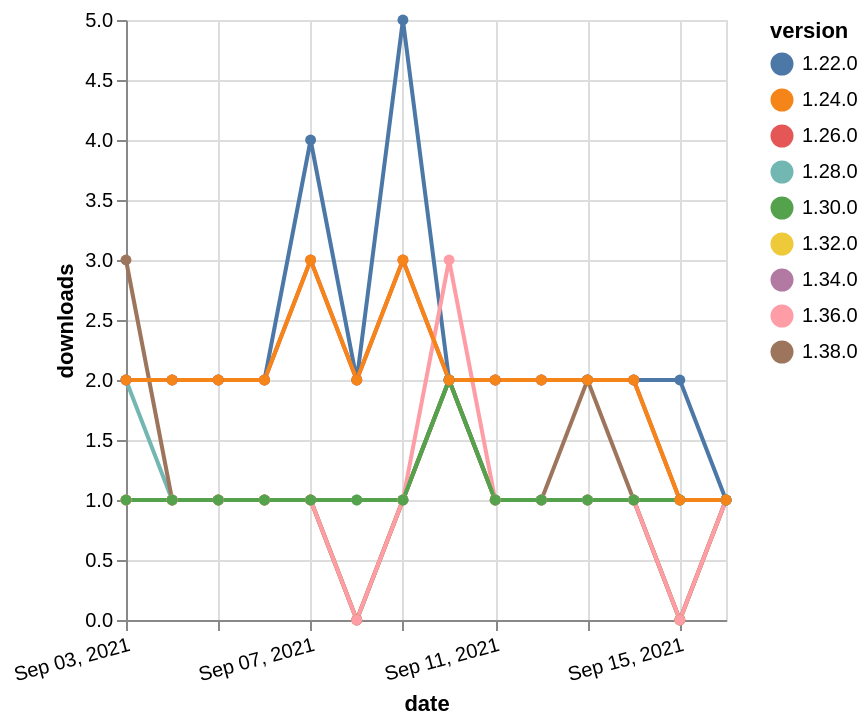

Here is the Vega-Lite specification saved for this chart:
### Vega-Lite specification from a JSON file in a GitHub repository (floating-point values rounded to 4 significant figures)
{"$schema": "https://vega.github.io/schema/vega-lite/v5.json", "description": "A simple bar chart with embedded data.", "data": {"values": [{"date": "2021-09-03", "total": 159, "delta": 1, "version": "1.34.0"}, {"date": "2021-09-04", "total": 160, "delta": 1, "version": "1.34.0"}, {"date": "2021-09-05", "total": 161, "delta": 1, "version": "1.34.0"}, {"date": "2021-09-06", "total": 162, "delta": 1, "version": "1.34.0"}, {"date": "2021-09-07", "total": 163, "delta": 1, "version": "1.34.0"}, {"date": "2021-09-08", "total": 163, "delta": 0, "version": "1.34.0"}, {"date": "2021-09-09", "total": 164, "delta": 1, "version": "1.34.0"}, {"date": "2021-09-10", "total": 166, "delta": 2, "version": "1.34.0"}, {"date": "2021-09-11", "total": 167, "delta": 1, "version": "1.34.0"}, {"date": "2021-09-12", "total": 168, "delta": 1, "version": "1.34.0"}, {"date": "2021-09-13", "total": 169, "delta": 1, "version": "1.34.0"}, {"date": "2021-09-14", "total": 170, "delta": 1, "version": "1.34.0"}, {"date": "2021-09-15", "total": 170, "delta": 0, "version": "1.34.0"}, {"date": "2021-09-16", "total": 171, "delta": 1, "version": "1.34.0"}, {"date": "2021-09-03", "total": 178, "delta": 1, "version": "1.32.0"}, {"date": "2021-09-04", "total": 179, "delta": 1, "version": "1.32.0"}, {"date": "2021-09-05", "total": 180, "delta": 1, "version": "1.32.0"}, {"date": "2021-09-06", "total": 181, "delta": 1, "version": "1.32.0"}, {"date": "2021-09-07", "total": 182, "delta": 1, "version": "1.32.0"}, {"date": "2021-09-08", "total": 182, "delta": 0, "version": "1.32.0"}, {"date": "2021-09-09", "total": 183, "delta": 1, "version": "1.32.0"}, {"date": "2021-09-10", "total": 185, "delta": 2, "version": "1.32.0"}, {"date": "2021-09-11", "total": 186, "delta": 1, "version": "1.32.0"}, {"date": "2021-09-12", "total": 187, "delta": 1, "version": "1.32.0"}, {"date": "2021-09-13", "total": 188, "delta": 1, "version": "1.32.0"}, {"date": "2021-09-14", "total": 189, "delta": 1, "version": "1.32.0"}, {"date": "2021-09-15", "total": 189, "delta": 0, "version": "1.32.0"}, {"date": "2021-09-16", "total": 190, "delta": 1, "version": "1.32.0"}, {"date": "2021-09-03", "total": 3016, "delta": 2, "version": "1.22.0"}, {"date": "2021-09-04", "total": 3018, "delta": 2, "version": "1.22.0"}, {"date": "2021-09-05", "total": 3020, "delta": 2, "version": "1.22.0"}, {"date": "2021-09-06", "total": 3022, "delta": 2, "version": "1.22.0"}, {"date": "2021-09-07", "total": 3026, "delta": 4, "version": "1.22.0"}, {"date": "2021-09-08", "total": 3028, "delta": 2, "version": "1.22.0"}, {"date": "2021-09-09", "total": 3033, "delta": 5, "version": "1.22.0"}, {"date": "2021-09-10", "total": 3035, "delta": 2, "version": "1.22.0"}, {"date": "2021-09-11", "total": 3037, "delta": 2, "version": "1.22.0"}, {"date": "2021-09-12", "total": 3039, "delta": 2, "version": "1.22.0"}, {"date": "2021-09-13", "total": 3041, "delta": 2, "version": "1.22.0"}, {"date": "2021-09-14", "total": 3043, "delta": 2, "version": "1.22.0"}, {"date": "2021-09-15", "total": 3045, "delta": 2, "version": "1.22.0"}, {"date": "2021-09-16", "total": 3046, "delta": 1, "version": "1.22.0"}, {"date": "2021-09-03", "total": 313, "delta": 2, "version": "1.28.0"}, {"date": "2021-09-04", "total": 314, "delta": 1, "version": "1.28.0"}, {"date": "2021-09-05", "total": 315, "delta": 1, "version": "1.28.0"}, {"date": "2021-09-06", "total": 316, "delta": 1, "version": "1.28.0"}, {"date": "2021-09-07", "total": 317, "delta": 1, "version": "1.28.0"}, {"date": "2021-09-08", "total": 318, "delta": 1, "version": "1.28.0"}, {"date": "2021-09-09", "total": 319, "delta": 1, "version": "1.28.0"}, {"date": "2021-09-10", "total": 321, "delta": 2, "version": "1.28.0"}, {"date": "2021-09-11", "total": 322, "delta": 1, "version": "1.28.0"}, {"date": "2021-09-12", "total": 323, "delta": 1, "version": "1.28.0"}, {"date": "2021-09-13", "total": 324, "delta": 1, "version": "1.28.0"}, {"date": "2021-09-14", "total": 325, "delta": 1, "version": "1.28.0"}, {"date": "2021-09-15", "total": 326, "delta": 1, "version": "1.28.0"}, {"date": "2021-09-16", "total": 327, "delta": 1, "version": "1.28.0"}, {"date": "2021-09-03", "total": 2249, "delta": 2, "version": "1.26.0"}, {"date": "2021-09-04", "total": 2251, "delta": 2, "version": "1.26.0"}, {"date": "2021-09-05", "total": 2253, "delta": 2, "version": "1.26.0"}, {"date": "2021-09-06", "total": 2255, "delta": 2, "version": "1.26.0"}, {"date": "2021-09-07", "total": 2258, "delta": 3, "version": "1.26.0"}, {"date": "2021-09-08", "total": 2260, "delta": 2, "version": "1.26.0"}, {"date": "2021-09-09", "total": 2263, "delta": 3, "version": "1.26.0"}, {"date": "2021-09-10", "total": 2265, "delta": 2, "version": "1.26.0"}, {"date": "2021-09-11", "total": 2267, "delta": 2, "version": "1.26.0"}, {"date": "2021-09-12", "total": 2269, "delta": 2, "version": "1.26.0"}, {"date": "2021-09-13", "total": 2271, "delta": 2, "version": "1.26.0"}, {"date": "2021-09-14", "total": 2273, "delta": 2, "version": "1.26.0"}, {"date": "2021-09-15", "total": 2274, "delta": 1, "version": "1.26.0"}, {"date": "2021-09-16", "total": 2275, "delta": 1, "version": "1.26.0"}, {"date": "2021-09-03", "total": 117, "delta": 3, "version": "1.38.0"}, {"date": "2021-09-04", "total": 118, "delta": 1, "version": "1.38.0"}, {"date": "2021-09-05", "total": 119, "delta": 1, "version": "1.38.0"}, {"date": "2021-09-06", "total": 120, "delta": 1, "version": "1.38.0"}, {"date": "2021-09-07", "total": 121, "delta": 1, "version": "1.38.0"}, {"date": "2021-09-08", "total": 121, "delta": 0, "version": "1.38.0"}, {"date": "2021-09-09", "total": 122, "delta": 1, "version": "1.38.0"}, {"date": "2021-09-10", "total": 124, "delta": 2, "version": "1.38.0"}, {"date": "2021-09-11", "total": 125, "delta": 1, "version": "1.38.0"}, {"date": "2021-09-12", "total": 126, "delta": 1, "version": "1.38.0"}, {"date": "2021-09-13", "total": 128, "delta": 2, "version": "1.38.0"}, {"date": "2021-09-14", "total": 129, "delta": 1, "version": "1.38.0"}, {"date": "2021-09-15", "total": 129, "delta": 0, "version": "1.38.0"}, {"date": "2021-09-16", "total": 130, "delta": 1, "version": "1.38.0"}, {"date": "2021-09-03", "total": 190, "delta": 1, "version": "1.36.0"}, {"date": "2021-09-04", "total": 191, "delta": 1, "version": "1.36.0"}, {"date": "2021-09-05", "total": 192, "delta": 1, "version": "1.36.0"}, {"date": "2021-09-06", "total": 193, "delta": 1, "version": "1.36.0"}, {"date": "2021-09-07", "total": 194, "delta": 1, "version": "1.36.0"}, {"date": "2021-09-08", "total": 194, "delta": 0, "version": "1.36.0"}, {"date": "2021-09-09", "total": 195, "delta": 1, "version": "1.36.0"}, {"date": "2021-09-10", "total": 198, "delta": 3, "version": "1.36.0"}, {"date": "2021-09-11", "total": 199, "delta": 1, "version": "1.36.0"}, {"date": "2021-09-12", "total": 200, "delta": 1, "version": "1.36.0"}, {"date": "2021-09-13", "total": 201, "delta": 1, "version": "1.36.0"}, {"date": "2021-09-14", "total": 202, "delta": 1, "version": "1.36.0"}, {"date": "2021-09-15", "total": 202, "delta": 0, "version": "1.36.0"}, {"date": "2021-09-16", "total": 203, "delta": 1, "version": "1.36.0"}, {"date": "2021-09-03", "total": 188, "delta": 1, "version": "1.30.0"}, {"date": "2021-09-04", "total": 189, "delta": 1, "version": "1.30.0"}, {"date": "2021-09-05", "total": 190, "delta": 1, "version": "1.30.0"}, {"date": "2021-09-06", "total": 191, "delta": 1, "version": "1.30.0"}, {"date": "2021-09-07", "total": 192, "delta": 1, "version": "1.30.0"}, {"date": "2021-09-08", "total": 193, "delta": 1, "version": "1.30.0"}, {"date": "2021-09-09", "total": 194, "delta": 1, "version": "1.30.0"}, {"date": "2021-09-10", "total": 196, "delta": 2, "version": "1.30.0"}, {"date": "2021-09-11", "total": 197, "delta": 1, "version": "1.30.0"}, {"date": "2021-09-12", "total": 198, "delta": 1, "version": "1.30.0"}, {"date": "2021-09-13", "total": 199, "delta": 1, "version": "1.30.0"}, {"date": "2021-09-14", "total": 200, "delta": 1, "version": "1.30.0"}, {"date": "2021-09-15", "total": 201, "delta": 1, "version": "1.30.0"}, {"date": "2021-09-16", "total": 202, "delta": 1, "version": "1.30.0"}, {"date": "2021-09-03", "total": 2530, "delta": 2, "version": "1.24.0"}, {"date": "2021-09-04", "total": 2532, "delta": 2, "version": "1.24.0"}, {"date": "2021-09-05", "total": 2534, "delta": 2, "version": "1.24.0"}, {"date": "2021-09-06", "total": 2536, "delta": 2, "version": "1.24.0"}, {"date": "2021-09-07", "total": 2539, "delta": 3, "version": "1.24.0"}, {"date": "2021-09-08", "total": 2541, "delta": 2, "version": "1.24.0"}, {"date": "2021-09-09", "total": 2544, "delta": 3, "version": "1.24.0"}, {"date": "2021-09-10", "total": 2546, "delta": 2, "version": "1.24.0"}, {"date": "2021-09-11", "total": 2548, "delta": 2, "version": "1.24.0"}, {"date": "2021-09-12", "total": 2550, "delta": 2, "version": "1.24.0"}, {"date": "2021-09-13", "total": 2552, "delta": 2, "version": "1.24.0"}, {"date": "2021-09-14", "total": 2554, "delta": 2, "version": "1.24.0"}, {"date": "2021-09-15", "total": 2555, "delta": 1, "version": "1.24.0"}, {"date": "2021-09-16", "total": 2556, "delta": 1, "version": "1.24.0"}]}, "width": "container", "mark": {"type": "line", "point": {"filled": true}}, "encoding": {"x": {"field": "date", "type": "temporal", "timeUnit": "yearmonthdate", "title": "date", "axis": {"labelAngle": -15}}, "y": {"field": "delta", "type": "quantitative", "title": "downloads"}, "color": {"field": "version", "type": "nominal"}, "tooltip": {"field": "delta"}}}
